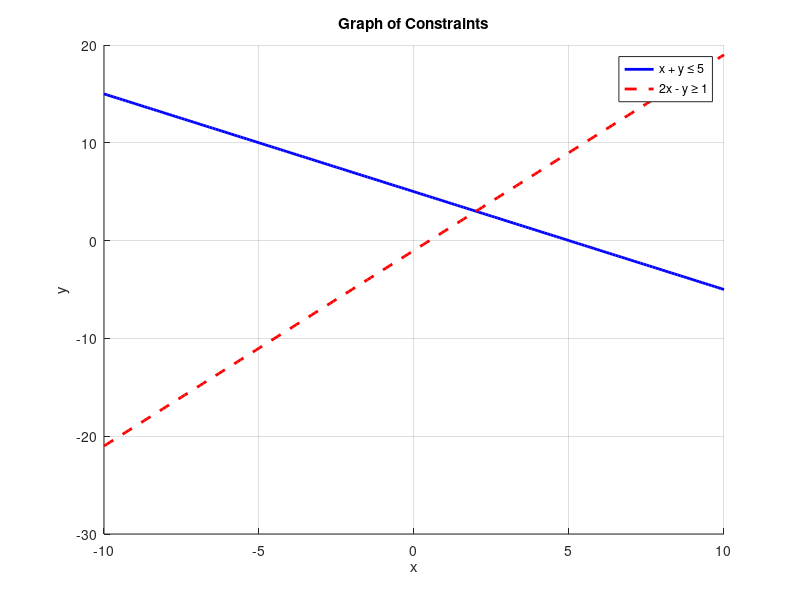

This figure's MATLAB source:
% Step 1: Define the variables and constraints
% Constraint 1: x + y ≤ 5
% Constraint 2: 2x - y ≥ 1

% Step 2: Define the range of values for the variables
x = -10:0.1:10;
y = -10:0.1:10;

% Step 3: Create a grid of points for x and y
[X, Y] = meshgrid(x, y);

% Step 4: Evaluate the constraints at each point in the grid
lhs_constraint1 = X + Y;
lhs_constraint2 = 2*X - Y;

% Step 5: Plot the constraints
hold on;
plot(x, 5 - x, 'b-', 'LineWidth', 2);  % Constraint 1: x + y ≤ 5
plot(x, 2*x - 1, 'r--', 'LineWidth', 2);  % Constraint 2: 2x - y ≥ 1
xlabel('x');
ylabel('y');
title('Graph of Constraints');
legend('x + y ≤ 5', '2x - y ≥ 1');
grid on;
